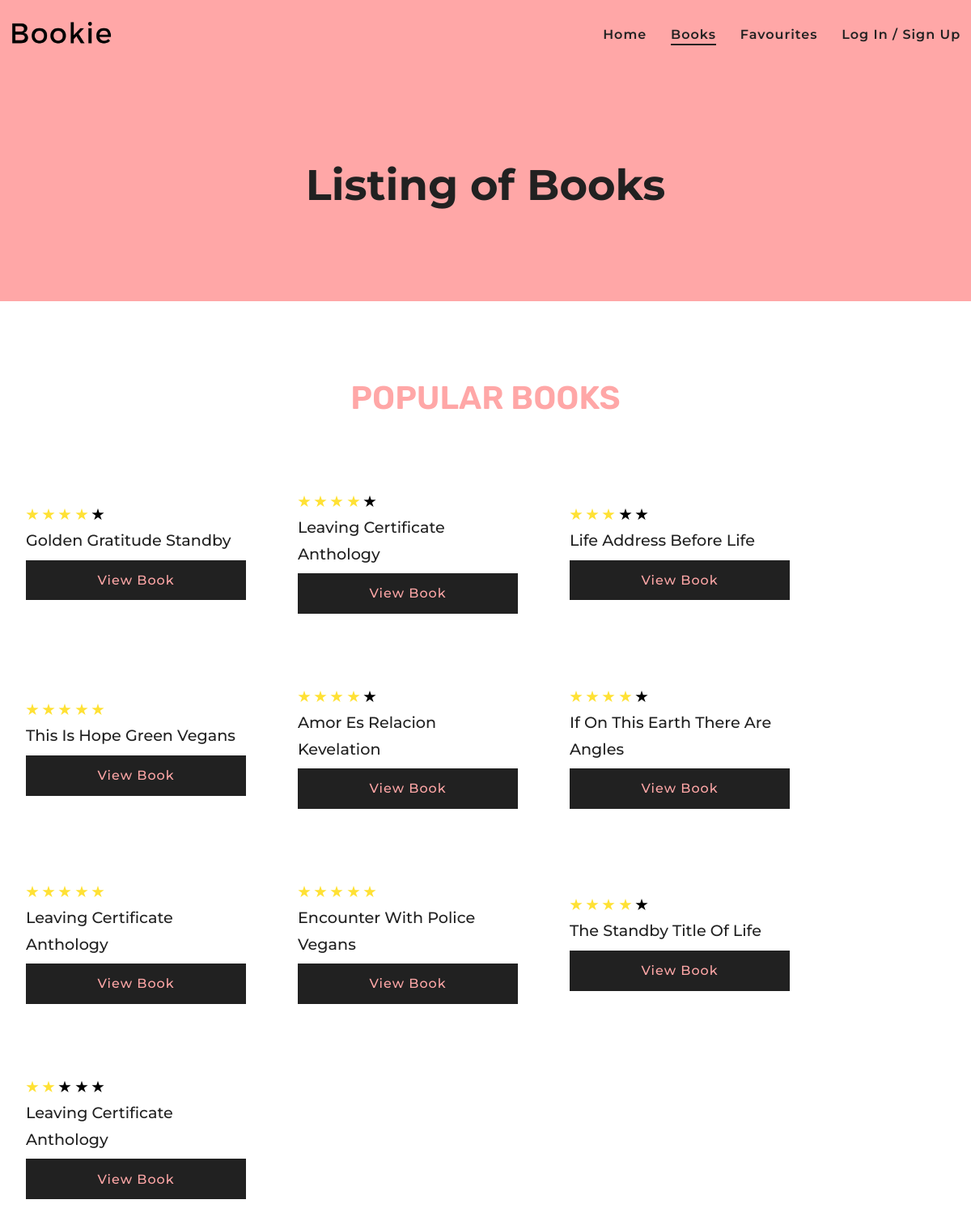
The page /books/ on the database as committed earlier.
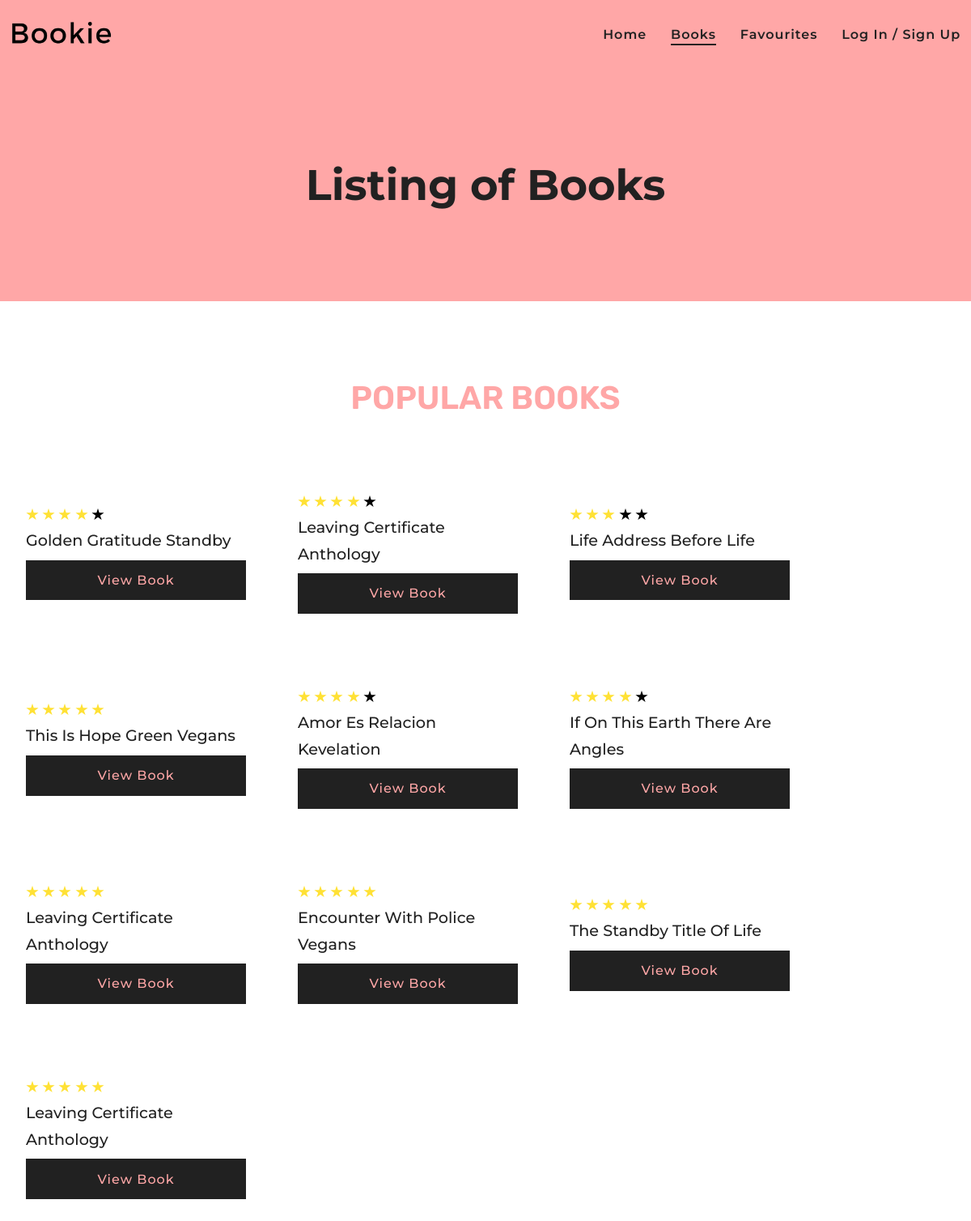
The same page on the database as committed later.
### app/views.py (the view)
def Books(request):
        data = BookData.objects.all()
        loginValue = False
        if 'mail'  in request.session:
                if request.session['mail']:
                        loginValue = True
        context = { "data" : data, 'iterator':range(1,6), "loggedIn" : loginValue }
        return render(request, 'books.html', context)

### template/books.html (shortened to what this page needs)
{% load static %}
<!DOCTYPE html>
<html lang="en">
<head>
        <link rel="stylesheet" href="{% static 'resources/styles/book.css' %}">
</head>
<body>
        <header class="book-header">
                <nav class="containers">
                        <div class="logo-container">
                                <div class="img-container">
                                        <img src="{% static 'resources/img/logo.png' %}" alt="">
                                </div>
                        </div>
                        <div class="nav-container">
                                <ul class="desktop-nav">
                                        <li><a href="{% url 'home' %}">Home</a></li>
                                        <li class="books-active"><a href="{% url 'books' %}">Books</a></li>
                                        <li><a href="{% url 'favourite' %}">Favourites</a></li>
                                        {% if loggedIn %}
                                                <li><a href="#">{{ request.session.username }}</a></li>
                                        {% else %}
                                                <li><a href="{% url 'login' %}">Log  In / Sign Up</a></li>
                                        {% endif %}
                                </ul>
                        </div>
                </nav>
                <div class="header-text-container containers">
                        <div>
                                <h1>Listing of Books</h1>
                        </div>
                </div>
        </header>
        <main>
                <section class="rating-section">
                        <div class="section-heading">
                                <h1>Popular Books</h1>
                        </div>
                        <div class="card-container">
                                {% for values in data %}
                                        <div class="cards">
                                                <div class="img-container">
                                                </div>
                                                <div class="text-content">
                                                        <div class="ratings">
                                                                {% for i in iterator %}
                                                                        {% if values.book_review_star >= i %}
                                                                                <ion-icon name="star-sharp" class="stared"></ion-icon>
                                                                        {% else %}
                                                                                <ion-icon name="star-sharp" ></ion-icon>
                                                                        {% endif %}
                                                                {% endfor %}
                                                        </div>
                                                        <h4>{{ values.book_name }}</h4>
                                                        <a href="{% url 'book_details'  values.id  %}">View Book</a>
                                                </div>
                                        </div>
                                {% endfor %}
                        </div>
                </section>
        </main>
</body>
</html>

Rows that differ between the two databases and show on the page:
changed BookData "The Standby Title Of Life": book_review_star 4 → 5 (drawn)
changed BookData (number 10 of 10 on the later page): book_review_star 2 → 5 (drawn)
